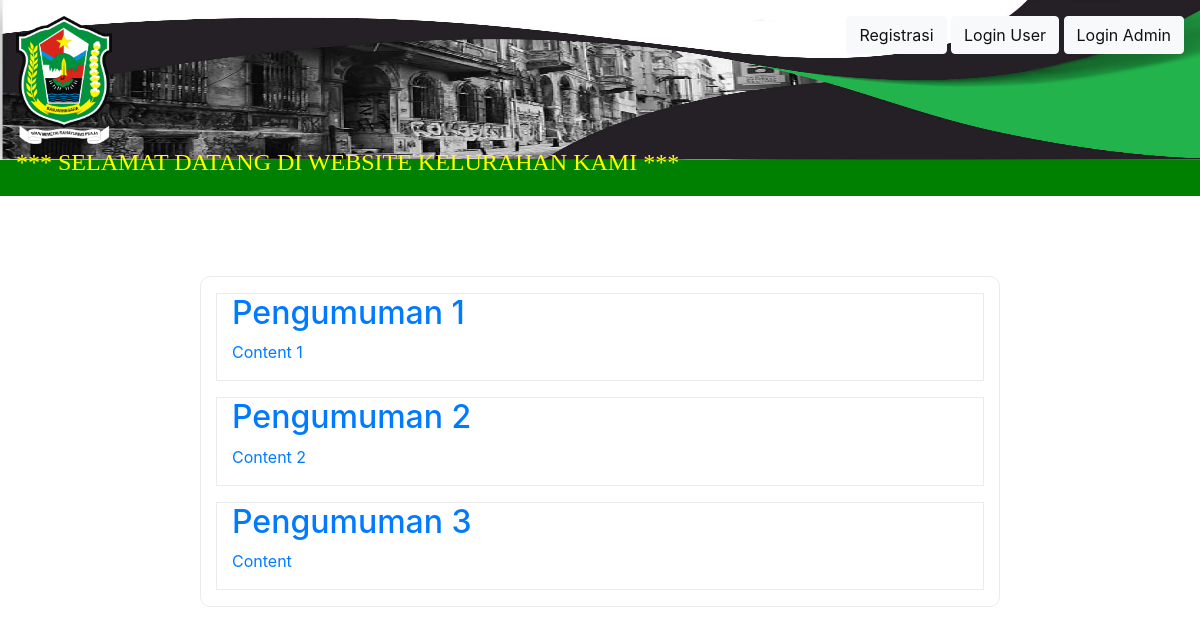
The page / on the database its author committed.
### tables this page shows
CREATE TABLE `data_pengumuman` (
  `ID` varchar(30) NOT NULL,
  `Judul` varchar(255) NOT NULL,
  `Content` varchar(255) NOT NULL,
  `foto` varchar(40) NOT NULL
);

### application/controllers/c_web.php (called while the page is built, shortened)
<?php
class c_web extends CI_Controller{
	function __construct(){
		$this->load->library('session');
		$this->load->model('m_pengumuman');
		$this->load->model('m_user');
		$this->load->model('m_penduduk');
		$this->load->model('m_admin');
	}
	public function index(){
		$row_AllPengumuman['rowPengumuman'] = $this->m_pengumuman->getAllPengumuman()->result();
		$this->load->view('views_Web/Tampilan_awal', $row_AllPengumuman);
	}
}
?>

### index.php (called while the page is built, shortened)
<?php
require_once BASEPATH.'core/CodeIgniter.php';

### application/models/m_pengumuman.php (called while the page is built, shortened)
<?php
class m_pengumuman extends CI_Model{
	function getAllPengumuman(){
		$this->db->select('*');
		$this->db->from('data_pengumuman');
		return $this->db->get();
	}
}
?>

### application/views/views_Web/Tampilan_awal.php (the view, shortened to what this page needs)
<html>
<head>
</head>
<body>
	<div id="header">
		<?php include "bg_header.php"; ?>
	</div>
	<div class="content">
		<div class="container-fluid">
			<div class="row">
				<div class="col-md-2">
				</div>
				<div class="col-md-8 border background-white radius">
					<?php foreach ($rowPengumuman as $key) { ?>
					<a href="<?php echo site_url('c_web/showDetailPengumuman/'.$key->ID);?>">
						<div class="col-sm-12 border mouseup margin">
							<h2><?php echo $key->Judul; ?></h2>
							<p><?php echo $key->Content; ?></p>
						</div>
					</a>
					<?php } ?>
				</div>
			</div>
		</div>
	</div>
</body>
</html>

### rows shown on the page
data_pengumuman: Judul "Pengumuman 1", Content "Content 1"
data_pengumuman: Judul "Pengumuman 2", Content "Content 2"
data_pengumuman: Judul "Pengumuman 3", Content "Content"
